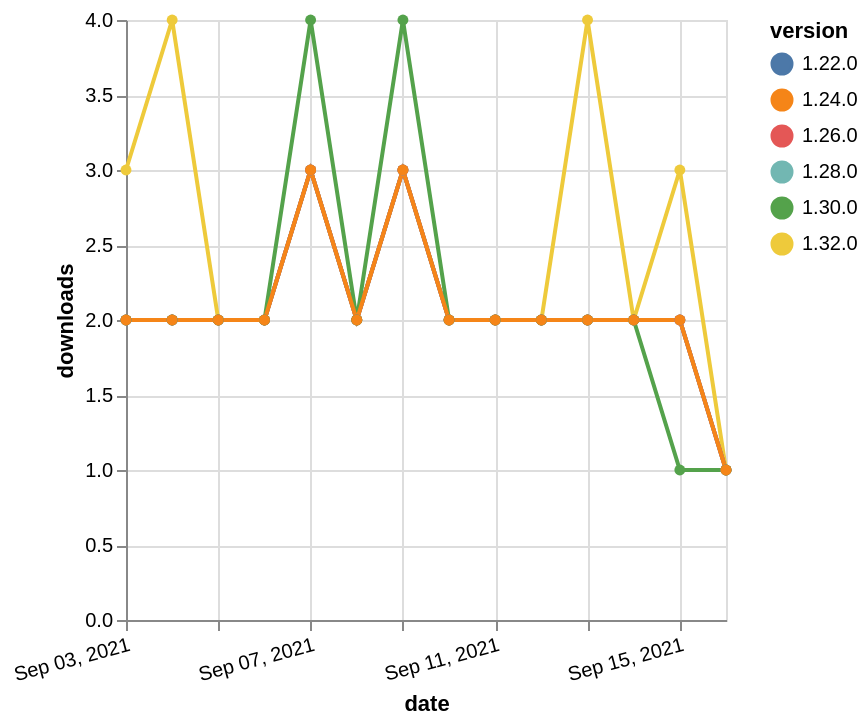

Source (Vega-Lite JSON):
### Vega-Lite specification from a JSON file in a GitHub repository (floating-point values rounded to 4 significant figures)
{"$schema": "https://vega.github.io/schema/vega-lite/v5.json", "description": "A simple bar chart with embedded data.", "data": {"values": [{"date": "2021-09-03", "total": 228, "delta": 3, "version": "1.32.0"}, {"date": "2021-09-04", "total": 232, "delta": 4, "version": "1.32.0"}, {"date": "2021-09-05", "total": 234, "delta": 2, "version": "1.32.0"}, {"date": "2021-09-06", "total": 236, "delta": 2, "version": "1.32.0"}, {"date": "2021-09-07", "total": 239, "delta": 3, "version": "1.32.0"}, {"date": "2021-09-08", "total": 241, "delta": 2, "version": "1.32.0"}, {"date": "2021-09-09", "total": 244, "delta": 3, "version": "1.32.0"}, {"date": "2021-09-10", "total": 246, "delta": 2, "version": "1.32.0"}, {"date": "2021-09-11", "total": 248, "delta": 2, "version": "1.32.0"}, {"date": "2021-09-12", "total": 250, "delta": 2, "version": "1.32.0"}, {"date": "2021-09-13", "total": 254, "delta": 4, "version": "1.32.0"}, {"date": "2021-09-14", "total": 256, "delta": 2, "version": "1.32.0"}, {"date": "2021-09-15", "total": 259, "delta": 3, "version": "1.32.0"}, {"date": "2021-09-16", "total": 260, "delta": 1, "version": "1.32.0"}, {"date": "2021-09-03", "total": 2086, "delta": 2, "version": "1.22.0"}, {"date": "2021-09-04", "total": 2088, "delta": 2, "version": "1.22.0"}, {"date": "2021-09-05", "total": 2090, "delta": 2, "version": "1.22.0"}, {"date": "2021-09-06", "total": 2092, "delta": 2, "version": "1.22.0"}, {"date": "2021-09-07", "total": 2095, "delta": 3, "version": "1.22.0"}, {"date": "2021-09-08", "total": 2097, "delta": 2, "version": "1.22.0"}, {"date": "2021-09-09", "total": 2100, "delta": 3, "version": "1.22.0"}, {"date": "2021-09-10", "total": 2102, "delta": 2, "version": "1.22.0"}, {"date": "2021-09-11", "total": 2104, "delta": 2, "version": "1.22.0"}, {"date": "2021-09-12", "total": 2106, "delta": 2, "version": "1.22.0"}, {"date": "2021-09-13", "total": 2108, "delta": 2, "version": "1.22.0"}, {"date": "2021-09-14", "total": 2110, "delta": 2, "version": "1.22.0"}, {"date": "2021-09-15", "total": 2112, "delta": 2, "version": "1.22.0"}, {"date": "2021-09-16", "total": 2113, "delta": 1, "version": "1.22.0"}, {"date": "2021-09-03", "total": 1022, "delta": 2, "version": "1.28.0"}, {"date": "2021-09-04", "total": 1024, "delta": 2, "version": "1.28.0"}, {"date": "2021-09-05", "total": 1026, "delta": 2, "version": "1.28.0"}, {"date": "2021-09-06", "total": 1028, "delta": 2, "version": "1.28.0"}, {"date": "2021-09-07", "total": 1031, "delta": 3, "version": "1.28.0"}, {"date": "2021-09-08", "total": 1033, "delta": 2, "version": "1.28.0"}, {"date": "2021-09-09", "total": 1036, "delta": 3, "version": "1.28.0"}, {"date": "2021-09-10", "total": 1038, "delta": 2, "version": "1.28.0"}, {"date": "2021-09-11", "total": 1040, "delta": 2, "version": "1.28.0"}, {"date": "2021-09-12", "total": 1042, "delta": 2, "version": "1.28.0"}, {"date": "2021-09-13", "total": 1044, "delta": 2, "version": "1.28.0"}, {"date": "2021-09-14", "total": 1046, "delta": 2, "version": "1.28.0"}, {"date": "2021-09-15", "total": 1048, "delta": 2, "version": "1.28.0"}, {"date": "2021-09-16", "total": 1049, "delta": 1, "version": "1.28.0"}, {"date": "2021-09-03", "total": 1478, "delta": 2, "version": "1.26.0"}, {"date": "2021-09-04", "total": 1480, "delta": 2, "version": "1.26.0"}, {"date": "2021-09-05", "total": 1482, "delta": 2, "version": "1.26.0"}, {"date": "2021-09-06", "total": 1484, "delta": 2, "version": "1.26.0"}, {"date": "2021-09-07", "total": 1487, "delta": 3, "version": "1.26.0"}, {"date": "2021-09-08", "total": 1489, "delta": 2, "version": "1.26.0"}, {"date": "2021-09-09", "total": 1492, "delta": 3, "version": "1.26.0"}, {"date": "2021-09-10", "total": 1494, "delta": 2, "version": "1.26.0"}, {"date": "2021-09-11", "total": 1496, "delta": 2, "version": "1.26.0"}, {"date": "2021-09-12", "total": 1498, "delta": 2, "version": "1.26.0"}, {"date": "2021-09-13", "total": 1500, "delta": 2, "version": "1.26.0"}, {"date": "2021-09-14", "total": 1502, "delta": 2, "version": "1.26.0"}, {"date": "2021-09-15", "total": 1504, "delta": 2, "version": "1.26.0"}, {"date": "2021-09-16", "total": 1505, "delta": 1, "version": "1.26.0"}, {"date": "2021-09-03", "total": 722, "delta": 2, "version": "1.30.0"}, {"date": "2021-09-04", "total": 724, "delta": 2, "version": "1.30.0"}, {"date": "2021-09-05", "total": 726, "delta": 2, "version": "1.30.0"}, {"date": "2021-09-06", "total": 728, "delta": 2, "version": "1.30.0"}, {"date": "2021-09-07", "total": 732, "delta": 4, "version": "1.30.0"}, {"date": "2021-09-08", "total": 734, "delta": 2, "version": "1.30.0"}, {"date": "2021-09-09", "total": 738, "delta": 4, "version": "1.30.0"}, {"date": "2021-09-10", "total": 740, "delta": 2, "version": "1.30.0"}, {"date": "2021-09-11", "total": 742, "delta": 2, "version": "1.30.0"}, {"date": "2021-09-12", "total": 744, "delta": 2, "version": "1.30.0"}, {"date": "2021-09-13", "total": 746, "delta": 2, "version": "1.30.0"}, {"date": "2021-09-14", "total": 748, "delta": 2, "version": "1.30.0"}, {"date": "2021-09-15", "total": 749, "delta": 1, "version": "1.30.0"}, {"date": "2021-09-16", "total": 750, "delta": 1, "version": "1.30.0"}, {"date": "2021-09-03", "total": 1706, "delta": 2, "version": "1.24.0"}, {"date": "2021-09-04", "total": 1708, "delta": 2, "version": "1.24.0"}, {"date": "2021-09-05", "total": 1710, "delta": 2, "version": "1.24.0"}, {"date": "2021-09-06", "total": 1712, "delta": 2, "version": "1.24.0"}, {"date": "2021-09-07", "total": 1715, "delta": 3, "version": "1.24.0"}, {"date": "2021-09-08", "total": 1717, "delta": 2, "version": "1.24.0"}, {"date": "2021-09-09", "total": 1720, "delta": 3, "version": "1.24.0"}, {"date": "2021-09-10", "total": 1722, "delta": 2, "version": "1.24.0"}, {"date": "2021-09-11", "total": 1724, "delta": 2, "version": "1.24.0"}, {"date": "2021-09-12", "total": 1726, "delta": 2, "version": "1.24.0"}, {"date": "2021-09-13", "total": 1728, "delta": 2, "version": "1.24.0"}, {"date": "2021-09-14", "total": 1730, "delta": 2, "version": "1.24.0"}, {"date": "2021-09-15", "total": 1732, "delta": 2, "version": "1.24.0"}, {"date": "2021-09-16", "total": 1733, "delta": 1, "version": "1.24.0"}]}, "width": "container", "mark": {"type": "line", "point": {"filled": true}}, "encoding": {"x": {"field": "date", "type": "temporal", "timeUnit": "yearmonthdate", "title": "date", "axis": {"labelAngle": -15}}, "y": {"field": "delta", "type": "quantitative", "title": "downloads"}, "color": {"field": "version", "type": "nominal"}, "tooltip": {"field": "delta"}}}
